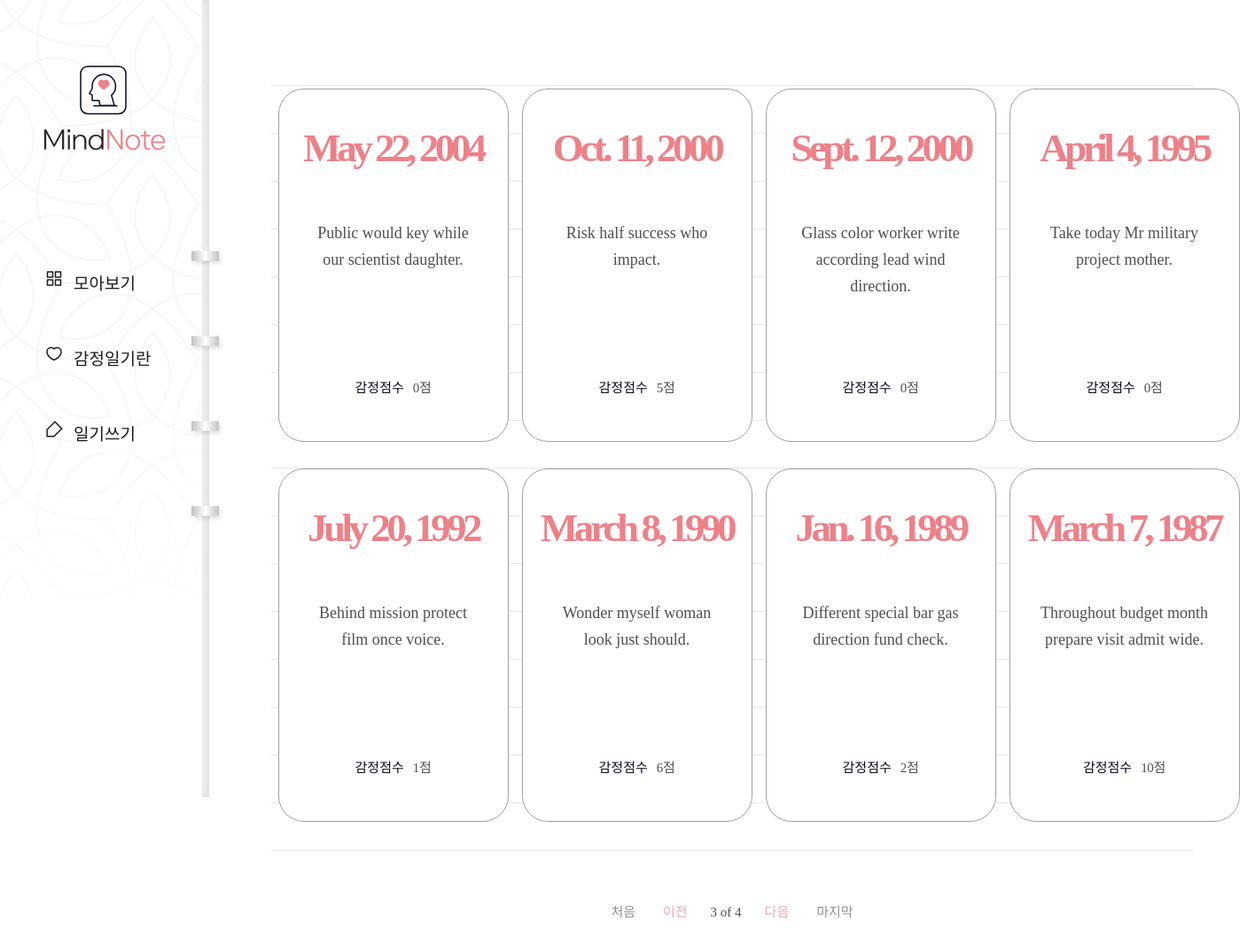
/diary/?page=3, run on the app's committed database.
### diary/models.py (models this page shows, shortened)
class Page(models.Model):
    title = models.CharField(max_length=100, validators=[validate_no_hash])
    content = models.TextField(validators=[validate_no_hash])
    feeling = models.CharField(max_length=80, validators=[validate_no_hash, validate_no_numbers])
    score = models.IntegerField(validators=[validate_score])
    dt_created = models.DateField()

### diary/views.py (the view)
# urls.py: path('diary/', views.PageListView.as_view(), name="page-list"),
class PageListView(ListView):
    model = Page
    ordering = ['-dt_created']
    paginate_by = 8

### diary/templates/diary/page_list.html (shortened to what this page needs)
{% extends './base.html' %}
{% block content %}
    {% if page_obj.object_list %}
    <div class="wrap-note">
        <div class="note">
            <div class="note-list">
                <ul>
                    {% for obj in page_obj.object_list %}
                    <li>
                        <a href="{% url 'page-detail' obj.id %}">
                            <div class="date">
                                <span>{{obj.dt_created}}</span>
                            </div>
                            <h2>{{obj.title}}</h2>
                            <div class="score">
                                <p>감정점수</p>
                                <span>{{obj.score}}점</span>
                            </div>
                        </a>
                    </li>
                    {% endfor %}
                </ul>
            </div>
            <div class="paging">
                {% if page_obj.has_previous %}
                    <a href="?page=1" class="first">처음</a>
                    <a href="?page={{page_obj.previous_page_number}}" class="prev">이전</a>
                {% endif %}
                <span class="page">
                    <p>{{page_obj.number}} of {{page_obj.paginator.num_pages}}</p>
                </span>
                {% if page_obj.has_next %}
                    <a href="?page={{page_obj.next_page_number}}" class="next">다음</a>
                    <a href="?page={{page_obj.paginator.num_pages}}" class="last">마지막</a>
                {% endif %}
            </div>
        </div>
    </div>
    {% endif %}
{% endblock content %}

### diary/static/diary/css/styles.css (style rules this page uses)
h1,h2,h3,p,a,ul,li { margin: 0; padding: 0; font-family: 'NanumSquare'; list-style: none; text-decoration: none; outline: none; }
html { position: relative; min-height: 100%; margin: 0; }
body { margin: 0; padding: 0; -webkit-font-smoothing: antialiased; -moz-osx-font-smoothing: auto; }
.wrap-note .note { padding-left: 236px; padding-top: 50px; padding-bottom: 200px; }
.note-list { margin: 0 70px; padding-top: 50px; background: url(../image/note-bg.svg) repeat-x center/1535px 974px; }
.note-list ul { overflow: hidden; width: 1100px; margin: 0 auto; padding-bottom: 50px; }
.note-list ul li { float: left; width: 25%; padding-bottom: 30px; }
.note-list ul li a { display: block; width: 258px; height: 397px; margin: 0 auto; background: #fff; border: solid 1px #a3a0a0; border-radius: 29px; }
.note-list ul li a .date { margin-top: 40px; margin-bottom: 55px; text-align: center; }
.note-list ul li a .date span { display: block; font-family: 'NanumSquare'; color: #ee8088; font-weight: 700; font-size: 45px; letter-spacing: -4.47px; }
.note-list ul li a h2 { width: 196px; height: 150px; margin: 0 auto; font-family: 'NanumBarunpen'; color: #4e4f53; font-weight: normal; font-size: 18px; line-height: 1.67; text-align: center; }
.note-list ul li a .score { margin-top: 28px; text-align: center; }
.note-list ul li a .score p { display: inline-block; font-family: 'NanumSquare'; color: #060b18; font-size: 15px; }
.note-list ul li a .score span { padding-left: 6px; font-family: 'NanumBarunpen'; color: #4e4f53; font-size: 15px; letter-spacing: -0.29px; }
.paging { margin-top: 10px; text-align: center; }
.paging a { display: inline-block; font-family: 'NanumSquare'; font-size: 15px; }
.paging .first,.paging .last { color: #929191; }
.paging .first { margin-right: 27px; }
.paging .last { margin-left: 27px; }
.paging .prev,.paging .next { color: #f2a6ac; }
.paging span { display: inline-block; }
.paging span p { margin: 0 22px; font-family: 'NanumSquare'; color: #4e4f53; font-size: 15px; }

### data on the page
Page: dt_created "May 22, 2004", title "Public would key while our scientist daughter.", score "0"
Page: dt_created "Oct. 11, 2000", title "Risk half success who impact.", score "5"
Page: dt_created "Sept. 12, 2000", title "Glass color worker write according lead wind direction.", score "0"
Page: dt_created "April 4, 1995", title "Take today Mr military project mother.", score "0"
Page: dt_created "July 20, 1992", title "Behind mission protect film once voice.", score "1"
Page: dt_created "March 8, 1990", title "Wonder myself woman look just should.", score "6"
Page: dt_created "Jan. 16, 1989", title "Different special bar gas direction fund check.", score "2"
Page: dt_created "March 7, 1987", title "Throughout budget month prepare visit admit wide.", score "10"

### other printed values
{{ page_obj.number }} "3"
{{ page_obj.paginator.num_pages }} "4"
